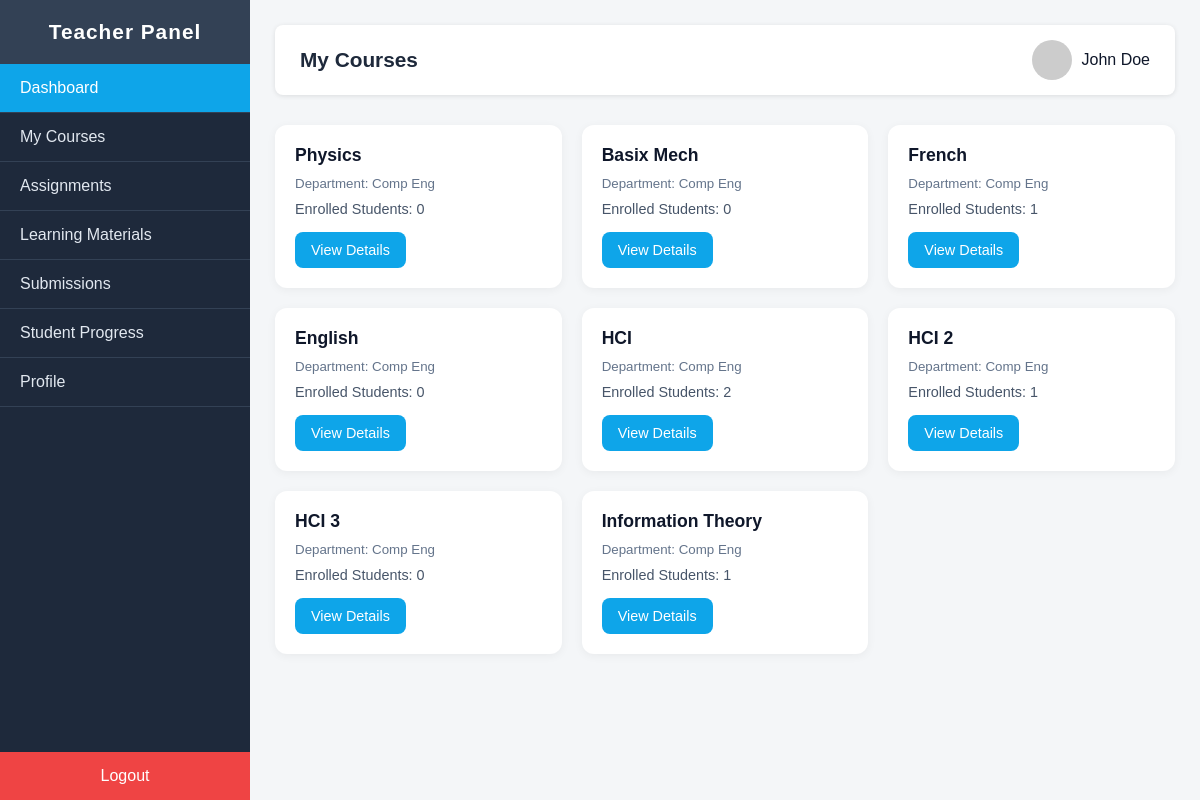
Screenshot of /dashboard/teacher/courses/ (signed in) with the database file from the repository.
### main/models.py (models this page shows, shortened)
class Course(models.Model):
    slug = models.SlugField(unique=True,blank=True,max_length=100)
    name = models.CharField(blank=True,unique=True,max_length=100)
    teacher = models.ForeignKey(
        settings.AUTH_USER_MODEL,
        blank=True,
        on_delete=models.SET_NULL,
        related_name="courses_assigned",
        null=True
        )
    students = models.ManyToManyField(
        settings.AUTH_USER_MODEL,
        blank=True,
        related_name="courses_enrolled",
        null=True
        )
    created_by = models.ForeignKey(
        settings.AUTH_USER_MODEL,
        blank=True,
        null=True,
        on_delete=models.SET_NULL,
        related_name="courses_created",
        default="3"
        )
    department = models.ForeignKey(
        Department,
        blank=True,
        null=True,
        on_delete=models.SET_NULL,
        related_name="courses"
        )
    created_at = models.DateTimeField(auto_now_add=True)
    updated_at = models.DateTimeField(auto_now=True)

class Department(models.Model):
    slug = models.SlugField(unique= True, blank=True)
    name = models.CharField(blank=True,max_length=100,unique=True)
    created_by = models.ForeignKey(
        settings.AUTH_USER_MODEL,
        on_delete= models.CASCADE,
        related_name="departments_created"
        )
    updated_at = models.DateTimeField(auto_now=True)

### main/views.py (the view)
# urls.py: path("teacher/courses/",views.teacher_course_list,name = "teacher_course_list"),
def teacher_course_list(request):
    courses = Course.objects.filter(teacher = request.user)
    context = {
        "courses":courses
    }
    return render(request,"main/teacher_course_list.html",context)

### main/context_processors.py (called while the page is built)
def total_values(request):
    total_users = User.objects.all().count()
    total_teachers = User.objects.filter(role = "teacher").count()
    total_students = User.objects.filter(role = "student").count()
    total_departments = Department.objects.all().count()
    total_courses = Course.objects.all().count()
    context = {
        "total_students":total_students,
        "total_teachers":total_teachers,
        "total_courses":total_courses,
        "total_departments":total_departments,
    }
    return context

### main/templates/main/teacher_course_list.html
{% extends 'teacher_base.html' %}
{% load static %}
{% block extra_styles %}
    <link rel="stylesheet" href="{% static 'main/css/teacher_course_list.css' %}">
{% endblock extra_styles %}
{% block body %}
    <div class="top-bar">
      <h1>My Courses</h1>
      <div class="profile">
        <img src="https://via.placeholder.com/40" alt="Teacher">
        <span>John Doe</span>
      </div>
    </div>
    <section class="course-grid">
       {% for course in courses %}
       <a href="{% url 'main:teacher_course_detail' course.slug %}">
            <div class="course-card">
                <h3>{{course.name}}</h3>
                <small>Department: {{course.department.name}}</small>
                <p>Enrolled Students: {{course.students.all|length}}</p>
                <button class="view-btn">View Details</button>
            </div>
       </a>
       {% empty %}
       <p> No courses Assigned yet</p>
       {% endfor %}
    </section>
{% endblock body %}

### main/static/main/css/teacher_dashboard.css (style rules this page uses)
* { margin: 0; padding: 0; box-sizing: border-box; font-family: "Poppins", sans-serif; }
body { display: flex; min-height: 100vh; background-color: #f4f6f8; }
.top-bar { display: flex; justify-content: space-between; align-items: center; background: #fff; padding: 15px 25px; box-shadow: 0 1px 5px rgba(0, 0, 0, 0.1); border-radius: 8px; }
.top-bar h1 { font-size: 1.3rem; color: #1e293b; }
.profile { display: flex; align-items: center; gap: 10px; }
.profile img { width: 40px; height: 40px; border-radius: 50%; object-fit: cover; }
.profile span { font-weight: 500; color: #0f172a; }

### main/static/main/css/teacher_course_list.css (style rules this page uses)
* { margin: 0; padding: 0; box-sizing: border-box; font-family: "Poppins", sans-serif; }
body { background-color: #f4f6f8; color: #1e293b; }
.top-bar { display: flex; justify-content: space-between; align-items: center; background: #fff; padding: 15px 25px; box-shadow: 0 1px 5px rgba(0, 0, 0, 0.1); border-radius: 8px; }
.top-bar h1 { font-size: 1.3rem; color: #1e293b; }
.profile { display: flex; align-items: center; gap: 10px; }
.profile img { width: 40px; height: 40px; border-radius: 50%; object-fit: cover; }
.profile span { font-weight: 500; color: #0f172a; }
.course-grid { margin-top: 30px; display: grid; grid-template-columns: repeat(auto-fit, minmax(280px, 1fr)); gap: 20px; }
.course-card { background: #fff; border-radius: 12px; padding: 20px; box-shadow: 0 2px 10px rgba(0,0,0,0.05); transition: transform 0.2s ease; }
.course-card h3 { color: #0f172a; font-size: 1.1rem; margin-bottom: 10px; }
.course-card p { color: #475569; font-size: 0.9rem; margin-bottom: 15px; }
.course-card small { display: block; margin-bottom: 10px; color: #64748b; }
.view-btn { background: #0ea5e9; color: #fff; border: none; padding: 10px 16px; border-radius: 8px; cursor: pointer; font-size: 0.9rem; transition: background 0.3s; }
a { text-decoration: none; }

### rows the page displays
Course: name "Physics", department.name "Comp Eng", students.all|length "0"
Course: name "Basix Mech", department.name "Comp Eng", students.all|length "0"
Course: name "French", department.name "Comp Eng", students.all|length "1"
Course: name "English", department.name "Comp Eng", students.all|length "0"
Course: name "HCI", department.name "Comp Eng", students.all|length "2"
Course: name "HCI 2", department.name "Comp Eng", students.all|length "1"
Course: name "HCI 3", department.name "Comp Eng", students.all|length "0"
Course: name "Information Theory", department.name "Comp Eng", students.all|length "1"
